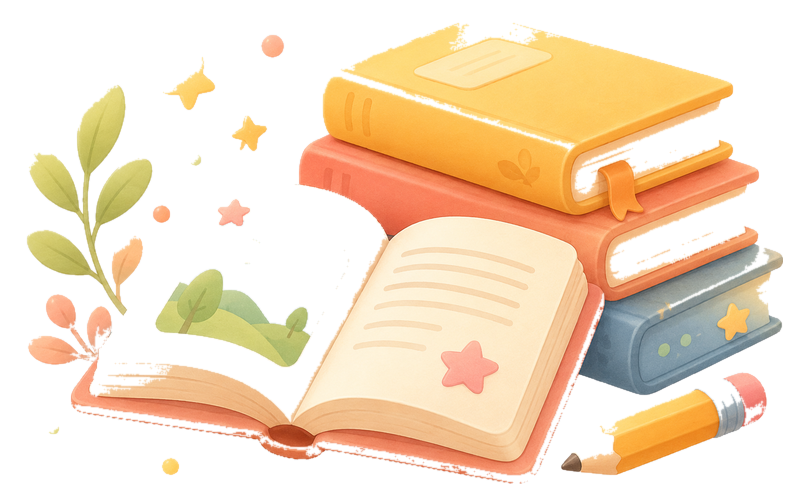
#> input picture IMG_1806/lesson_card_book_default.webp, 800 x 500 px
$ python crop_auto_detect.py ../IMG_1806/lesson_card_book_default.webp out.png
#> lines starting #> are read from the running program, lines starting #| are printed output that depends on the picture; after the words box and inside, x2 and y2 are one past the last pixel; in counts of white or black regions, pixels touching at a corner belong together
"""
crop_auto_detect.py — Tự động tìm & tách từng phần trên nền trắng/trong suốt
Hoạt động tốt nhất với sheet có nền trắng thuần, các item tách rời nhau.

Cách dùng:
    python scripts/crop_auto_detect.py <sheet.png> <output_folder> [--prefix tên]
    python scripts/crop_auto_detect.py ui_sheet.png web/assets/vyvy/ui --prefix ui
    python scripts/crop_auto_detect.py asset_sheet.png web/assets/vyvy/items --prefix item

Tùy chọn:
    --min-size N   Bỏ qua vùng nhỏ hơn NxN pixel (mặc định 40)
    --padding N    Thêm N pixel padding quanh mỗi item (mặc định 8)
    --prefix tên   Prefix cho tên file output
    --preview      Tạo ảnh preview với bounding boxes để kiểm tra trước khi crop
"""

import sys
import os
import argparse
import numpy as np
from PIL import Image, ImageDraw

def find_content_regions(img_array, bg_threshold=250, min_size=40):
    """
    Tìm các vùng có nội dung trên nền trắng/trong suốt.
    Trả về list các (x1, y1, x2, y2).
    """
    H, W = img_array.shape[:2]

    # Tạo mask: pixel nào KHÔNG phải nền trắng/trong suốt
    if img_array.shape[2] == 4:
        # RGBA: pixel trong suốt (alpha < 30) = nền
        alpha = img_array[:, :, 3]
        rgb = img_array[:, :, :3]
        # Pixel có nội dung = alpha > 30 HOẶC không phải trắng
        content_mask = (alpha > 30) & ~(
            (rgb[:,:,0] > bg_threshold) &
            (rgb[:,:,1] > bg_threshold) &
            (rgb[:,:,2] > bg_threshold)
        )
    else:
        # RGB: pixel sáng gần trắng = nền
        r, g, b = img_array[:,:,0], img_array[:,:,1], img_array[:,:,2]
        content_mask = ~(
            (r > bg_threshold) & (g > bg_threshold) & (b > bg_threshold)
        )

    # Dùng connected components đơn giản (row/col projection)
    # Tìm hàng và cột có nội dung
    row_has_content = content_mask.any(axis=1)
    col_has_content = content_mask.any(axis=0)

    # Tìm horizontal bands (tách theo khoảng trống giữa các rows)
    def find_bands(has_content, min_gap=15):
        bands = []
        in_band = False
        start = 0
        gap_count = 0
        for i, v in enumerate(has_content):
            if v and not in_band:
                in_band = True
                start = i
                gap_count = 0
            elif v and in_band:
                gap_count = 0
            elif not v and in_band:
                gap_count += 1
                if gap_count > min_gap:
                    bands.append((start, i - gap_count))
                    in_band = False
        if in_band:
            bands.append((start, len(has_content) - 1))
        return bands

    row_bands = find_bands(row_has_content, min_gap=20)

    regions = []
    for (r1, r2) in row_bands:
        if r2 - r1 < min_size:
            continue
        # Trong mỗi horizontal band, tìm vertical bands
        row_slice = content_mask[r1:r2+1, :]
        col_content = row_slice.any(axis=0)
        col_bands = find_bands(col_content, min_gap=15)
        for (c1, c2) in col_bands:
            if c2 - c1 < min_size:
                continue
            regions.append((c1, r1, c2, r2))

    return regions


def crop_regions(input_path, output_dir, prefix="item", min_size=40,
                 padding=8, preview=False):
    if not os.path.isfile(input_path):
        print(f"❌ Không tìm thấy file: {input_path}")
        return []

    os.makedirs(output_dir, exist_ok=True)
    img = Image.open(input_path).convert("RGBA")
    W, H = img.size
    arr = np.array(img)
    print(f"📐 Ảnh gốc: {W}x{H}px")

    regions = find_content_regions(arr, min_size=min_size)
    print(f"🔍 Tìm thấy {len(regions)} vùng nội dung")

    if preview:
        preview_img = img.copy().convert("RGB")
        draw = ImageDraw.Draw(preview_img)
        for i, (x1, y1, x2, y2) in enumerate(regions):
            draw.rectangle([x1-2, y1-2, x2+2, y2+2], outline="red", width=2)
            draw.text((x1+2, y1+2), str(i+1), fill="red")
        preview_path = os.path.join(output_dir, "_preview.png")
        preview_img.save(preview_path)
        print(f"👁 Preview: {preview_path}")

    saved = []
    for i, (x1, y1, x2, y2) in enumerate(regions):
        # Thêm padding
        px1 = max(0, x1 - padding)
        py1 = max(0, y1 - padding)
        px2 = min(W, x2 + padding)
        py2 = min(H, y2 + padding)
        crop = img.crop((px1, py1, px2, py2))
        name = f"{prefix}_{i+1:02d}.png"
        out_path = os.path.join(output_dir, name)
        crop.save(out_path)
        saved.append(name)
        print(f"  ✅ {name} ({px2-px1}x{py2-py1}px)")

    print(f"\n🎉 Đã lưu {len(saved)} files → {output_dir}")
    return saved


def main():
    p = argparse.ArgumentParser(description="Auto-crop elements from a sprite sheet")
    p.add_argument("input",  help="Đường dẫn tới ảnh sheet gốc")
    p.add_argument("output", help="Thư mục output")
    p.add_argument("--prefix",   default="item", help="Prefix tên file (mặc định: item)")
    p.add_argument("--min-size", type=int, default=40, help="Kích thước tối thiểu (mặc định: 40)")
    p.add_argument("--padding",  type=int, default=8,  help="Padding quanh item (mặc định: 8)")
    p.add_argument("--preview",  action="store_true", help="Tạo ảnh preview bounding boxes")
    args = p.parse_args()

    crop_regions(
        input_path=args.input,
        output_dir=args.output,
        prefix=args.prefix,
        min_size=args.min_size,
        padding=args.padding,
        preview=args.preview,
    )
#> in crop_regions, img is the input picture: PIL image 800x500 RGBA; mean R, G, B, A 170.6, 148.5, 105, 117.8
#| 📐 Ảnh gốc: 800x500px
#> in find_content_regions, `alpha = img_array[:, :, 3]`:
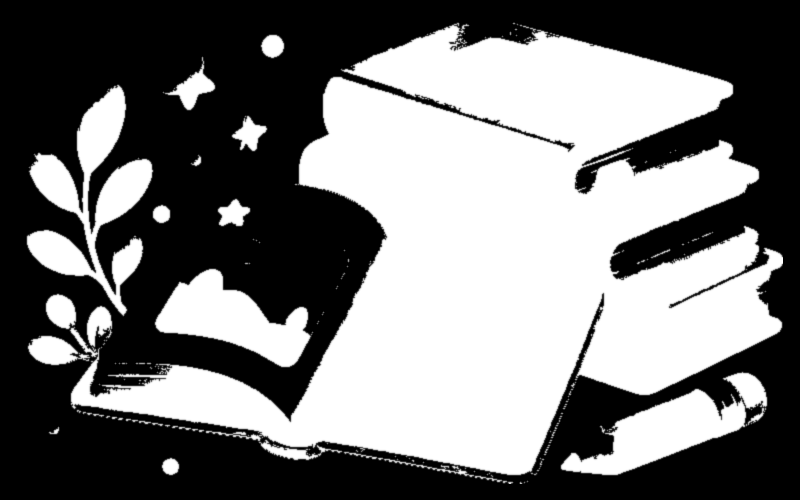
#> alpha: shape (500, 800); min 0, max 255, mean 117.8
#> in find_content_regions, `rgb = img_array[:, :, :3]`:
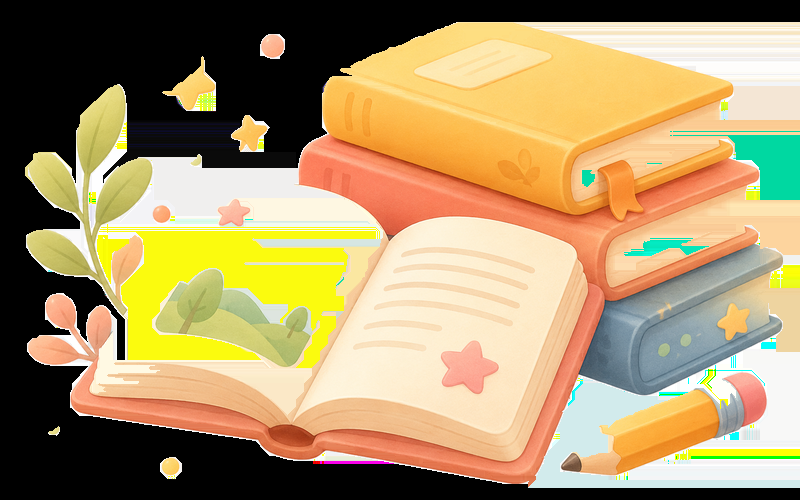
#> rgb: shape (500, 800, 3); mean R, G, B 170.6, 148.5, 105
#> in find_content_regions, `content_mask = (alpha > 30) & ~( (rgb[:,:,0] > bg_threshold) & (rgb[:,..`:
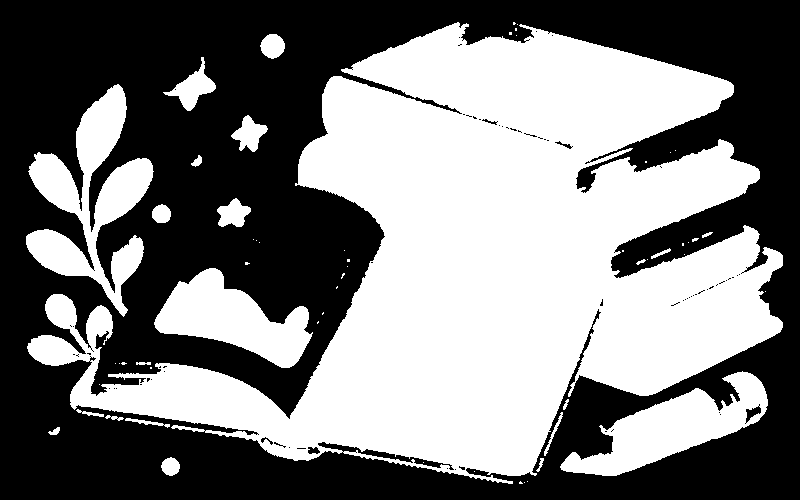
#> content_mask: shape (500, 800) bool; 48.5% white; 58 white regions (36 under 20 px), largest, box (x1, y1, x2, y2) and area: (27, 22, 783, 484) 161449, (26, 84, 154, 317) 11700, (560, 371, 768, 476) 8681
#> the loop in find_bands, `for i, v in enumerate(has_content):` made 500 passes
#> (v, in_band, start) on pass 23: (True, True, 22)
#> v on passes 1 to 6: False, False, False, False, False, False
#> after the loop in find_bands, `for i, v in enumerate(has_content):`: bands = []; in_band = True; start = 22
#> in find_content_regions, `row_bands = find_bands(row_has_content, min_gap=20)`: row_bands = [(22, 499)]
#> the loop in find_content_regions, `for (r1, r2) in row_bands:` made 1 pass
#> (r1, r2, col_bands) on pass 1: (22, 499, [(26, 782)])
#> pass 1, in find_content_regions, `row_slice = content_mask[r1:r2+1, :]`:
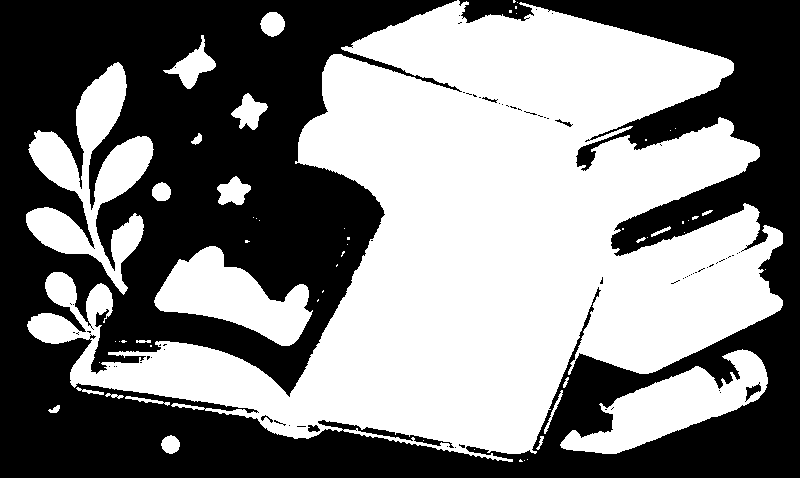
#> row_slice: shape (478, 800) bool; 50.7% white; 69 black regions (63 under 20 px), largest, box (x1, y1, x2, y2) and area: (0, 0, 800, 478) 187957, (745, 382, 761, 402) 124, (308, 425, 320, 432) 63, (555, 119, 573, 127) 42, (482, 97, 498, 103) 33, (261, 415, 273, 423) 32
#> after the loop in find_content_regions, `for (r1, r2) in row_bands:`: regions = [(26, 22, 782, 499)]
#| 🔍 Tìm thấy 1 vùng nội dung
#> the loop in crop_regions, `for i, (x1, y1, x2, y2) in enumerate(regions):` made 1 pass
#> (x1, y1, x2, y2, px1, py1, px2, py2) on pass 1: (26, 22, 782, 499, 18, 14, 790, 500)
#|   ✅ item_01.png (772x486px)
#> pass 1, in crop_regions, `crop = img.crop((px1, py1, px2, py2))`:
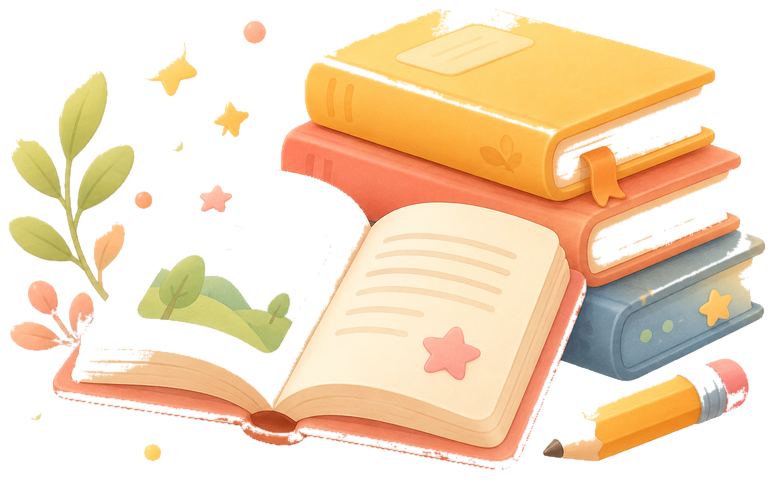
#> crop: PIL image 772x486 RGBA; mean R, G, B, A 179.3, 155.5, 109.6, 125.6; transparent parts drawn white
#> after the loop in crop_regions, `for i, (x1, y1, x2, y2) in enumerate(regions):`: saved = ['item_01.png']
#| 🎉 Đã lưu 1 files → out.png

if __name__ == "__main__":
    main()
